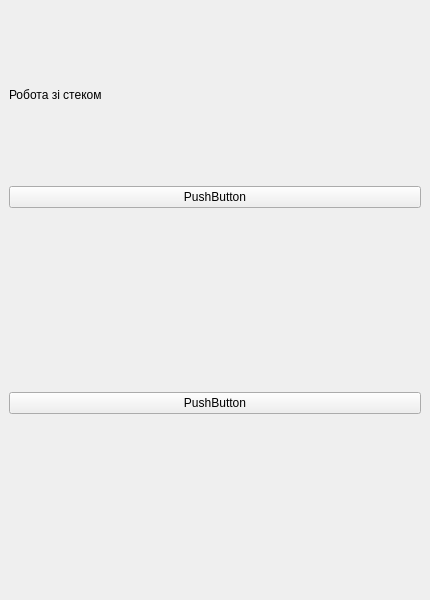
<?xml version="1.0" encoding="UTF-8"?>
<ui version="4.0">
 <class>MainWindow</class>
 <widget class="QMainWindow" name="MainWindow">
  <property name="geometry">
   <rect>
    <x>0</x>
    <y>0</y>
    <width>430</width>
    <height>600</height>
   </rect>
  </property>
  <property name="windowTitle">
   <string>MainWindow</string>
  </property>
  <widget class="QWidget" name="centralwidget">
   <layout class="QVBoxLayout" name="verticalLayout">
    <item>
     <widget class="QLabel" name="label_title">
      <property name="text">
       <string>Робота зі стеком</string>
      </property>
     </widget>
    </item>
    <item>
     <widget class="QPushButton" name="pushButton_create_stack">
      <property name="text">
       <string>PushButton</string>
      </property>
     </widget>
    </item>
    <item>
     <widget class="QLabel" name="label_stack">
      <property name="text">
       <string/>
      </property>
     </widget>
    </item>
    <item>
     <widget class="QPushButton" name="pushButton_process_stack">
      <property name="text">
       <string>PushButton</string>
      </property>
     </widget>
    </item>
    <item>
     <widget class="QLabel" name="label_status">
      <property name="text">
       <string/>
      </property>
     </widget>
    </item>
   </layout>
  </widget>
 </widget>
 <resources/>
 <connections/>
</ui>
